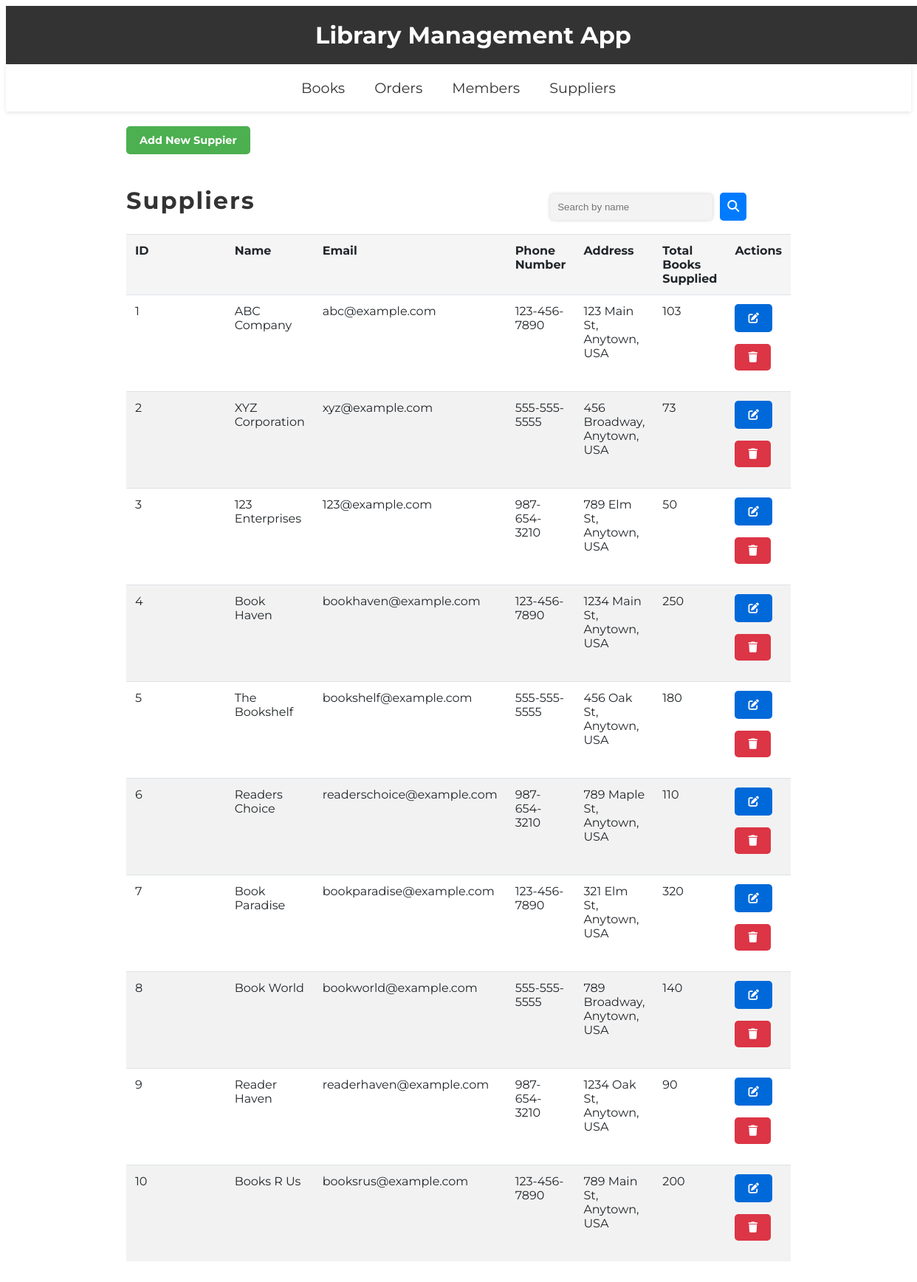
The app's page /suppliers with its own data.
### tables this page shows
CREATE TABLE suppliers (
    id INTEGER PRIMARY KEY AUTOINCREMENT,
    name TEXT NOT NULL,
    email TEXT NOT NULL,
    phone_number TEXT NOT NULL,
    address TEXT NOT NULL,
    num_books_supplied INTEGER NOT NULL
);

### main.py (the view)
@app.route('/suppliers')
def suppliers():
  search_query = request.args.get("search_query", '')
  conn = get_db_connection()
  if search_query:
    suppliers = conn.execute('SELECT * FROM suppliers WHERE name LIKE ?',
                             ('%' + search_query + '%', )).fetchall()
  else:
    suppliers = conn.execute('SELECT * FROM suppliers').fetchall()
  conn.close()
  return render_template('suppliers.html', suppliers=suppliers)

### main.py (called while the page is built)
def get_db_connection():
  conn = sqlite3.connect('database.db')
  conn.row_factory = sqlite3.Row
  return conn

### templates/suppliers.html (shortened to what this page needs)
{% extends 'base.html' %}
{% block add_link %}
<a href="{{ url_for('addSupplier') }}" class="add">Add New Suppier</a>
{% endblock %}
{% block search %}
<form action="{{ url_for('suppliers') }}" method="GET" class="searchForm right-form">
  <input type="text" name="search_query" placeholder="Search by name">
  <button type="submit"><i class="fa fa-search"></i></button>
</form>
{% endblock %}
{% block content %}
    <h2 class="page-header">{% block title %} Suppliers {% endblock %}</h2>
    <table class="table">
        <thead>
            <tr>
                <th>ID</th>
                <th>Name</th>
                <th>Email</th>
                <th>Phone Number</th>
                <th>Address</th>
                <th>Total Books Supplied</th>
                <th>Actions</th>
            </tr>
        </thead>
        <tbody>
            {% for supplier in suppliers %}
                <tr>
                    <td>{{ supplier['id'] }}</td>
                    <td>{{ supplier['name'] }}</td>
                    <td>{{ supplier['email'] }}</td>
                    <td>{{ supplier['phone_number'] }}</td>
                    <td>{{ supplier['address'] }}</td>
                    <td>{{ supplier['num_books_supplied'] }}</td>
                    <td>
                      <a href="{{ url_for('editSupplier', id=supplier.id) }}" class="edit"><i class="fas fa-edit"></i></a>
                      <form action="{{ url_for('deleteSupplier', id=supplier.id) }}" method="POST" class="deleteForm">
                <button class ="delete" onclick="return confirm('Are you sure you want to delete this Supplier?')"><i class="fa-solid fa-trash"></i></button></form>
                    </td>
                </tr>
            {% endfor %}
        </tbody>
    </table>
{% endblock %}

### static/style.css (style rules this page uses)
body { font-family: 'Montserrat', sans-serif; }
.page-header { color: #333; font-size: 32px; letter-spacing: 2px; }
table { width: 100%; margin-bottom: 1rem; color: #212529; border-collapse: collapse; }
table th, table td { padding: 0.75rem; vertical-align: top; border-top: 1px solid #dee2e6; width:100%; }
table th { font-weight: bold; text-align: left; background-color: #f5f5f5; }
tr:nth-child(even) { background-color: #f2f2f2; }
form { max-width: 600px; margin: 0 auto; padding: 20px; border-radius: 5px; background-color: #f8f8f8; }
input[type="text"], input[type="number"], textarea { width: 100%; padding: 8px; border: none; border-radius: 3px; box-shadow: inset 0 1px 2px rgba(0,0,0,0.1); background-color: #f3f3f3; margin-bottom: 20px; }
button[type="submit"] { background-color: #4CAF50; color: white; border: none; border-radius: 3px; padding: 10px; cursor: pointer; font-size: 16px; margin-top:30px; }
.deleteForm { background: transparent; padding:0px; }
.searchForm { position: absolute; left: 65%; max-width: 500px; display: flex; align-items: center; padding:0px; height:80px; justify-content: center; background:transparent; }
.searchForm input[type="text"] { border: none; border-radius: 5px; padding: 10px; margin-top:50px; width: 200px; box-shadow: 0 0 5px rgba(0,0,0,0.2); transition: box-shadow 0.3s ease; z-index:1; }
.searchForm button { background-color: #007bff; color: #fff; border: none; border-radius: 5px; padding: 10px; margin-left: 10px; cursor: pointer; transition: background-color 0.3s ease; }
.right-form { left: 60%; }
table th, table td { padding: 0.75rem; vertical-align: top; border-top: 1px solid #dee2e6; }
a.add, a.edit, .delete { display: inline-block; padding: 0.5rem 1rem; border-radius: 5px; font-size: 0.9rem; color: #fff; font-weight:bold; background-color: #4CAF50; border: none; margin-bottom: 1rem; border: 2px solid transparent; text-decoration: none; transition: background-color 0.3s ease; }
a.edit { background-color:#0069d9; }
.delete { background-color: #dc3545; }

### records on screen
suppliers: id "1", name "ABC Company", email "abc@example.com", phone_number "123-456-7890", address "123 Main St, Anytown, USA", num_books_supplied "103"
suppliers: id "2", name "XYZ Corporation", email "xyz@example.com", phone_number "555-555-5555", address "456 Broadway, Anytown, USA", num_books_supplied "73"
suppliers: id "3", name "123 Enterprises", email "123@example.com", phone_number "987-654-3210", address "789 Elm St, Anytown, USA", num_books_supplied "50"
suppliers: id "4", name "Book Haven", email "bookhaven@example.com", phone_number "123-456-7890", address "1234 Main St, Anytown, USA", num_books_supplied "250"
suppliers: id "5", name "The Bookshelf", email "bookshelf@example.com", phone_number "555-555-5555", address "456 Oak St, Anytown, USA", num_books_supplied "180"
suppliers: id "6", name "Readers Choice", email "readerschoice@example.com", phone_number "987-654-3210", address "789 Maple St, Anytown, USA", num_books_supplied "110"
suppliers: id "7", name "Book Paradise", email "bookparadise@example.com", phone_number "123-456-7890", address "321 Elm St, Anytown, USA", num_books_supplied "320"
suppliers: id "8", name "Book World", email "bookworld@example.com", phone_number "555-555-5555", address "789 Broadway, Anytown, USA", num_books_supplied "140"
suppliers: id "9", name "Reader Haven", email "readerhaven@example.com", phone_number "987-654-3210", address "1234 Oak St, Anytown, USA", num_books_supplied "90"
suppliers: id "10", name "Books R Us", email "booksrus@example.com", phone_number "123-456-7890", address "789 Main St, Anytown, USA", num_books_supplied "200"
